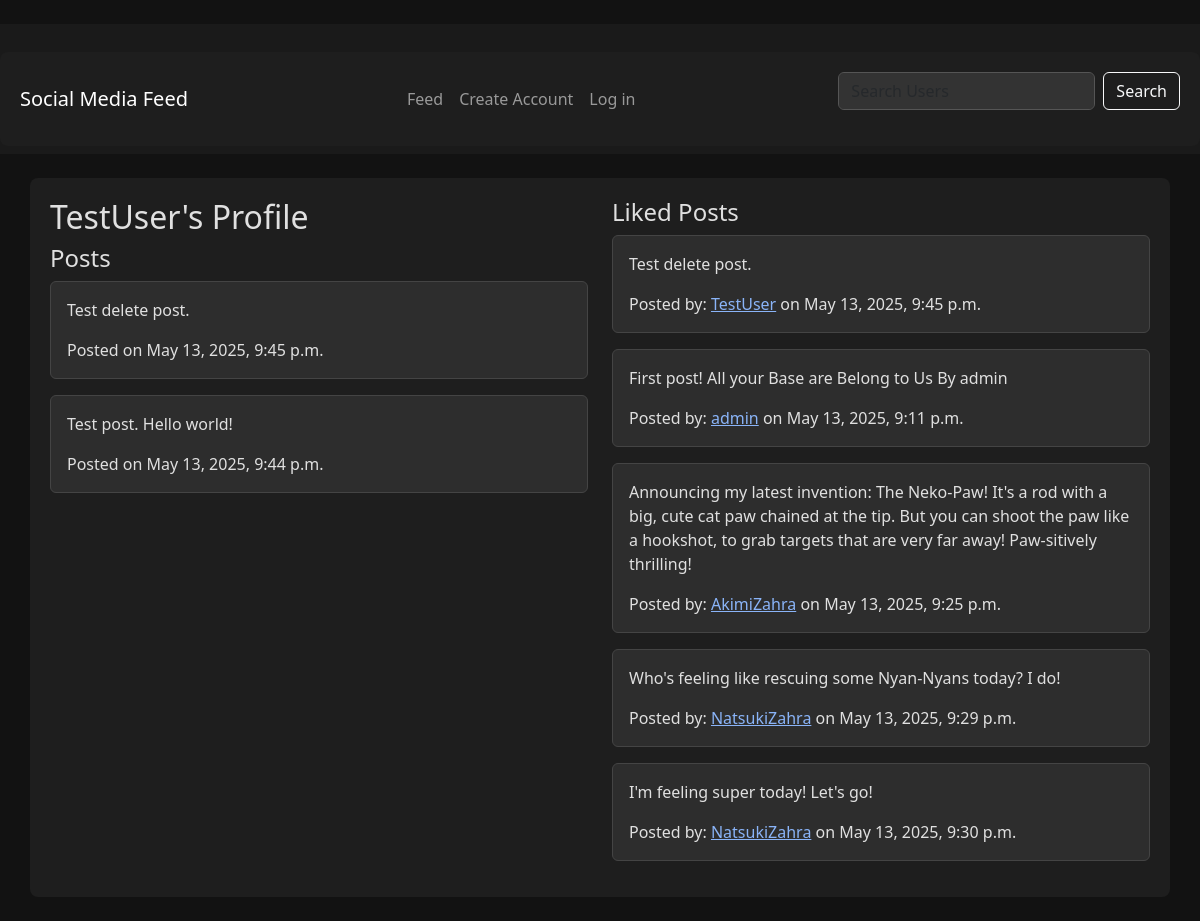
The app's page /profile/TestUser/ with its own data.
### core/models.py (models this page shows, shortened)
class Post(models.Model):
    content = models.TextField()
    user = models.ForeignKey(User, on_delete=models.CASCADE, related_name='posts')
    created_at = models.DateTimeField(auto_now_add=True)
    updated_at = models.DateTimeField(auto_now=True)

class Like(models.Model):
    user = models.ForeignKey(User, on_delete=models.CASCADE, related_name='likes')
    post = models.ForeignKey(Post, on_delete=models.CASCADE, related_name='likes')

### core/views.py (the view)
# urls.py: re_path(r'^profile/(?!change-username/)(?P<username>\w+)/$', views.user_profile, name='user_profile'),
def user_profile(request, username):
    user = get_object_or_404(User, username=username)
    posts = Post.objects.filter(user=user)
    likes = Like.objects.filter(user=user)
    context = {
        'profile_user': user,
        'posts': posts,
        'likes': likes,
    }
    return render(request, 'user_profile.html', context)

### core/templates/user_profile.html (shortened to what this page needs)
﻿{% extends 'base.html' %}
{% block content %}
  <div class="row">
    <div class="col-md-6">
      <h2>{{ profile_user.username }}'s Profile</h2>
      <h4>Posts</h4>
      {% for post in posts reversed %}
        <div class="card mb-3">
          <div class="card-body">
            <p class="card-text">{{ post.content }}</p>
            <p class="card-text">Posted on {{ post.created_at }}</p>
          </div>
        </div>
      {% empty %}
        <p>No posts yet.</p>
      {% endfor %}
    </div>
    <div class="col-md-6">
      <h4>Liked Posts</h4>
      {% for like in likes reversed %}
        <div class="card mb-3">
          <div class="card-body">
            <p class="card-text">{{ like.post.content }}</p>
            <p class="card-text">Posted by: <a href="{% url 'user_profile' like.post.user.username %}">{{ like.post.user.username }}</a> on {{ like.post.created_at }}</p>
          </div>
        </div>
      {% empty %}
        <p>No liked posts yet.</p>
      {% endfor %}
    </div>
  </div>
{% endblock %}

### static/css/styles.css (style rules this page uses)
.card { background-color: #2d2d2d; border-color: #444; color: #e0e0e0; }
a { color: #8ab4f8; }

### records on screen
Post: content "Test delete post.", created_at "May 13, 2025, 9:45 p.m."
Post: content "Test post. Hello world!", created_at "May 13, 2025, 9:44 p.m."
Like: post.content "Test delete post.", post.user.username "TestUser", post.created_at "May 13, 2025, 9:45 p.m."
Like: post.content "First post! All your Base are Belong to Us By admin", post.user.username "admin", post.created_at "May 13, 2025, 9:11 p.m."
Like: post.content "Announcing my latest invention: The Neko-Paw! It's a rod with a big, cute cat paw chained at the tip. But you can shoot the paw like a hookshot, to grab targets that are very far away! Paw-sitively thrilling!", post.user.username "AkimiZahra", post.created_at "May 13, 2025, 9:25 p.m."
Like: post.content "Who's feeling like rescuing some Nyan-Nyans today? I do!", post.user.username "NatsukiZahra", post.created_at "May 13, 2025, 9:29 p.m."
Like: post.content "I'm feeling super today! Let's go!", post.user.username "NatsukiZahra", post.created_at "May 13, 2025, 9:30 p.m."

### other values on screen
{{ profile_user.username }} "TestUser"
